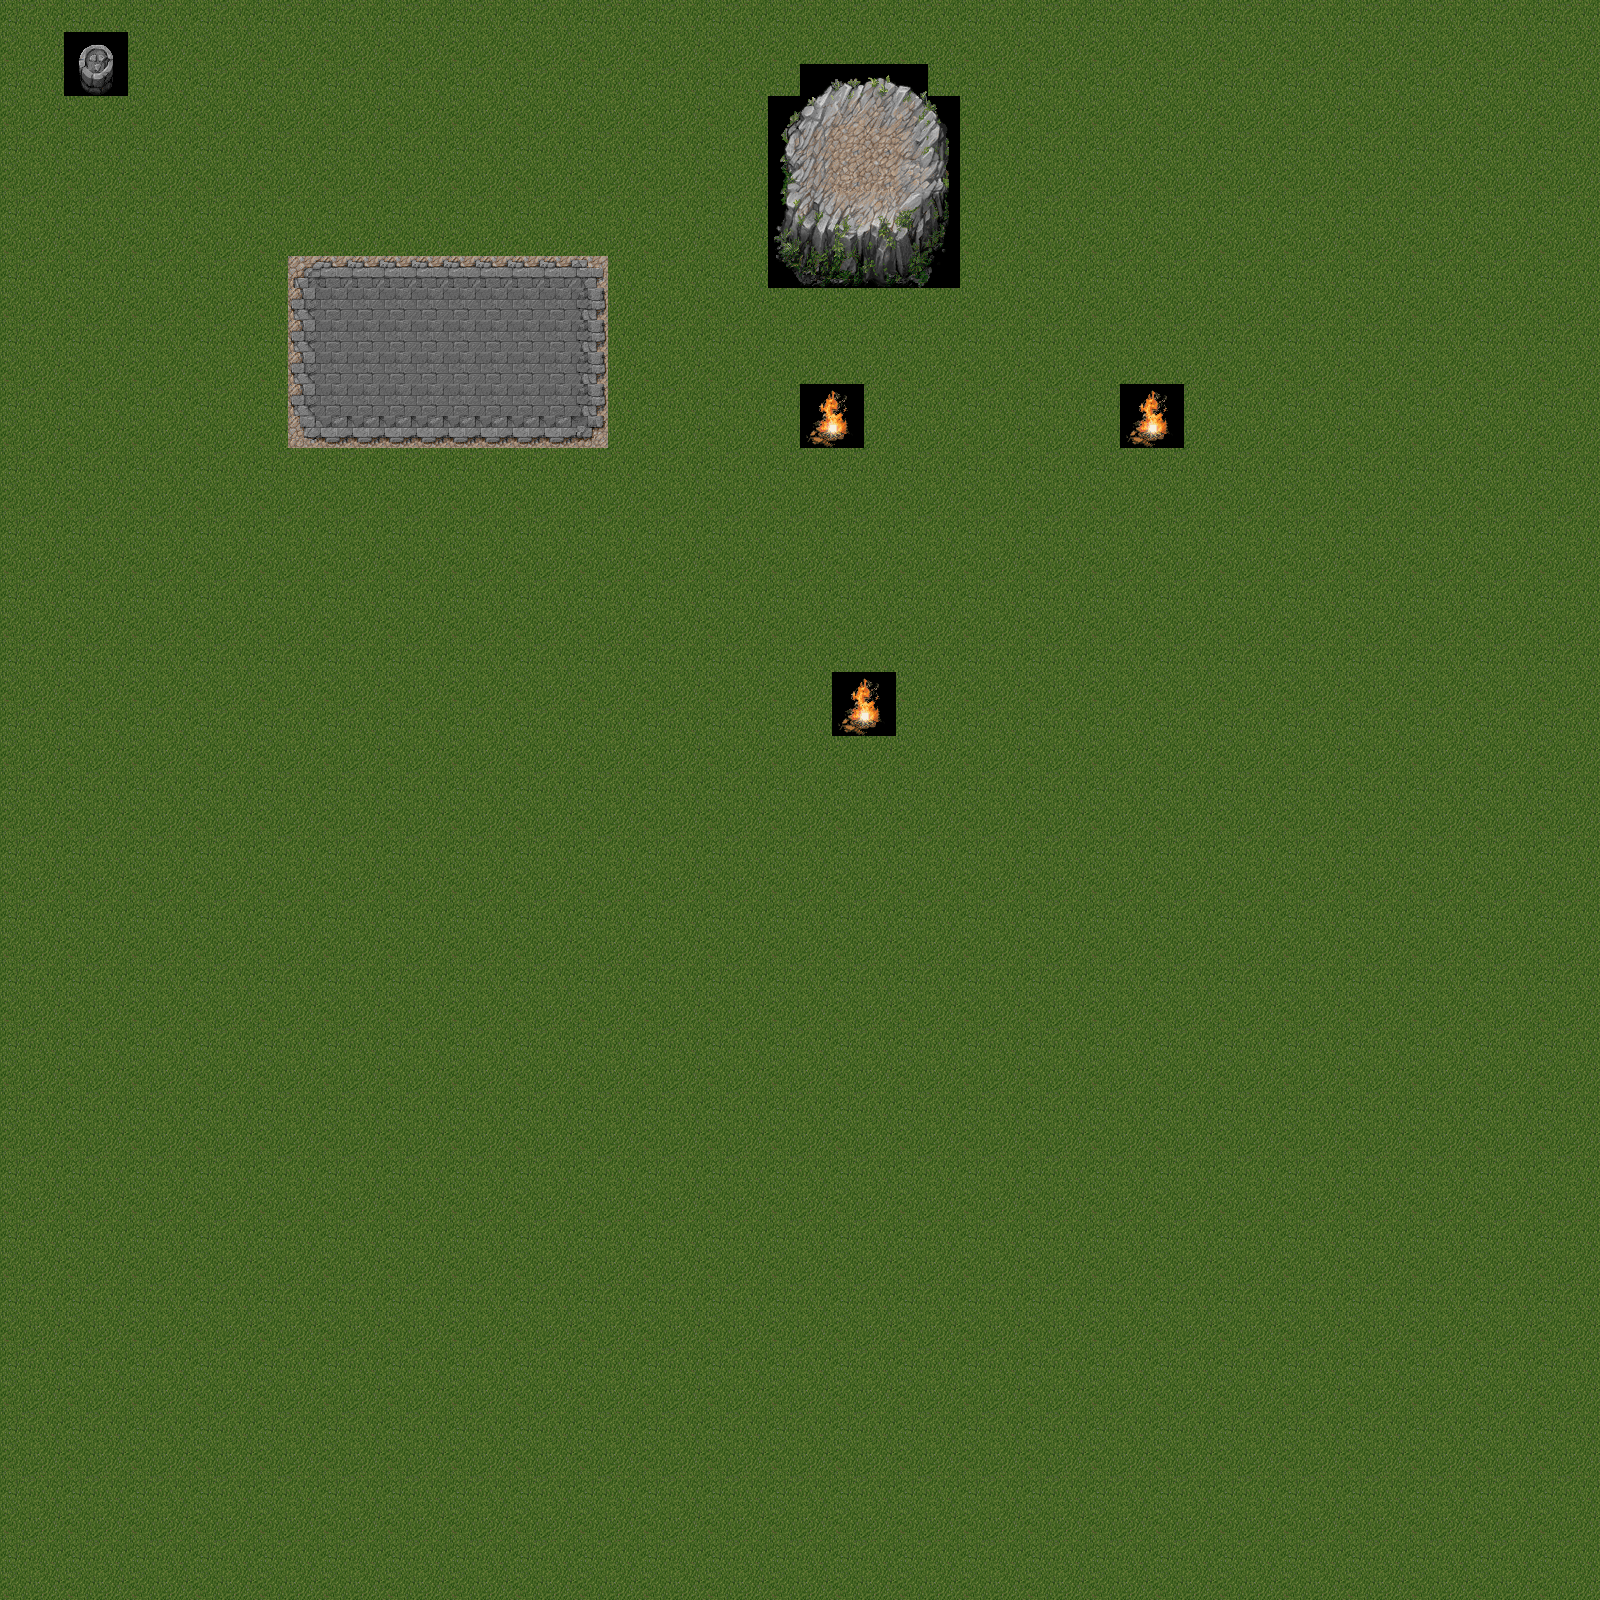

Below is a game level as drawn by its tile map, then a one-line description and the .tmx that defines it (tile-layer data replaced by summaries):
An orthogonal 50x50 tile map with 32x32 px tiles, 1 tile layer (Tile Layer 1).

<map version="1.0" orientation="orthogonal" width="50" height="50" tilewidth="32" tileheight="32">
 <tileset firstgid="1" name="mountains" tilewidth="32" tileheight="32">
  <image source="mountain_landscape_23.png" width="512" height="512" />
  <tile id="1">
   <properties>
    <property name="blocked" value="" />
   </properties>
  </tile>
  <tile id="2">
   <properties>
    <property name="blocked" value="" />
   </properties>
  </tile>
  <tile id="3">
   <properties>
    <property name="blocked" value="" />
   </properties>
  </tile>
  <tile id="4">
   <properties>
    <property name="blocked" value="" />
   </properties>
  </tile>
  <tile id="16">
   <properties>
    <property name="blocked" value="" />
   </properties>
  </tile>
  <tile id="17">
   <properties>
    <property name="blocked" value="" />
   </properties>
  </tile>
  <tile id="18">
   <properties>
    <property name="blocked" value="" />
   </properties>
  </tile>
  <tile id="20">
   <properties>
    <property name="blocked" value="" />
   </properties>
  </tile>
  <tile id="21">
   <properties>
    <property name="blocked" value="" />
   </properties>
  </tile>
  <tile id="32">
   <properties>
    <property name="blocked" value="" />
   </properties>
  </tile>
  <tile id="37">
   <properties>
    <property name="blocked" value="" />
   </properties>
  </tile>
  <tile id="48">
   <properties>
    <property name="blocked" value="" />
   </properties>
  </tile>
  <tile id="53">
   <properties>
    <property name="blocked" value="" />
   </properties>
  </tile>
  <tile id="64">
   <properties>
    <property name="blocked" value="" />
   </properties>
  </tile>
  <tile id="69">
   <properties>
    <property name="blocked" value="" />
   </properties>
  </tile>
  <tile id="80">
   <properties>
    <property name="blocked" value="" />
   </properties>
  </tile>
  <tile id="85">
   <properties>
    <property name="blocked" value="" />
   </properties>
  </tile>
  <tile id="96">
   <properties>
    <property name="blocked" value="" />
   </properties>
  </tile>
  <tile id="97">
   <properties>
    <property name="blocked" value="" />
   </properties>
  </tile>
  <tile id="98">
   <properties>
    <property name="blocked" value="" />
   </properties>
  </tile>
  <tile id="99">
   <properties>
    <property name="blocked" value="" />
   </properties>
  </tile>
  <tile id="100">
   <properties>
    <property name="blocked" value="" />
   </properties>
  </tile>
  <tile id="101">
   <properties>
    <property name="blocked" value="" />
   </properties>
  </tile>
  <tile id="116">
   <properties>
    <property name="blocked" value="" />
   </properties>
  </tile>
  <tile id="117">
   <properties>
    <property name="blocked" value="" />
   </properties>
  </tile>
  <tile id="132">
   <properties>
    <property name="blocked" value="" />
   </properties>
  </tile>
  <tile id="133">
   <properties>
    <property name="blocked" value="" />
   </properties>
  </tile>
  <tile id="238">
   <properties>
    <property name="Dungeon1" value="" />
   </properties>
  </tile>
  <tile id="239">
   <properties>
    <property name="Dungeon1" value="" />
   </properties>
  </tile>
  <tile id="254">
   <properties>
    <property name="Dungeon1" value="" />
   </properties>
  </tile>
  <tile id="255">
   <properties>
    <property name="Dungeon1" value="" />
   </properties>
  </tile>
 </tileset>
 <layer name="Tile Layer 1" width="50" height="50">
  <data>[2500 cells, 2500 non-empty, 61 distinct tile ids]</data>
 </layer>
</map>